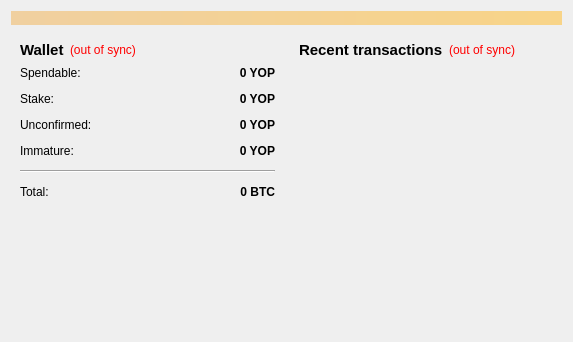
<?xml version="1.0" encoding="UTF-8"?>
<ui version="4.0">
 <class>OverviewPage</class>
 <widget class="QWidget" name="OverviewPage">
  <property name="geometry">
   <rect>
    <x>0</x>
    <y>0</y>
    <width>573</width>
    <height>342</height>
   </rect>
  </property>
  <property name="windowTitle">
   <string>Form</string>
  </property>
  <layout class="QVBoxLayout" name="topLayout">
   <item>
    <widget class="QLabel" name="labelAlerts">
     <property name="visible">
      <bool>false</bool>
     </property>
     <property name="styleSheet">
      <string notr="true">background-color: qlineargradient(x1: 0, y1: 0, x2: 1, y2: 0, stop:0 #F0D0A0, stop:1 #F8D488);  color:#000000
</string>
     </property>
     <property name="wordWrap">
      <bool>true</bool>
     </property>
     <property name="margin">
      <number>3</number>
     </property>
    </widget>
   </item>
   <item>
    <layout class="QHBoxLayout" name="horizontalLayout" stretch="1,1">
     <item>
      <layout class="QVBoxLayout" name="verticalLayout_2">
       <item>
        <widget class="QWidget" name="widget" native="true">
         <layout class="QVBoxLayout" name="verticalLayout_4">
          <item>
           <layout class="QHBoxLayout" name="horizontalLayout_4">
            <item>
             <widget class="QLabel" name="label_5">
              <property name="font">
               <font>
                <pointsize>11</pointsize>
                <weight>75</weight>
                <bold>true</bold>
               </font>
              </property>
              <property name="text">
               <string>Wallet</string>
              </property>
             </widget>
            </item>
            <item>
             <widget class="QLabel" name="labelWalletStatus">
              <property name="toolTip">
               <string>The displayed information may be out of date. Your wallet automatically synchronizes with the YoPony network after a connection is established, but this process has not completed yet.</string>
              </property>
              <property name="styleSheet">
               <string notr="true">QLabel { color: red; }</string>
              </property>
              <property name="text">
               <string notr="true">(out of sync)</string>
              </property>
              <property name="alignment">
               <set>Qt::AlignLeading|Qt::AlignLeft|Qt::AlignVCenter</set>
              </property>
             </widget>
            </item>
            <item>
             <spacer name="horizontalSpacer_2">
              <property name="orientation">
               <enum>Qt::Horizontal</enum>
              </property>
              <property name="sizeHint" stdset="0">
               <size>
                <width>40</width>
                <height>20</height>
               </size>
              </property>
             </spacer>
            </item>
           </layout>
          </item>
          <item>
           <layout class="QFormLayout" name="formLayout_2">
            <property name="fieldGrowthPolicy">
             <enum>QFormLayout::AllNonFixedFieldsGrow</enum>
            </property>
            <property name="horizontalSpacing">
             <number>12</number>
            </property>
            <property name="verticalSpacing">
             <number>12</number>
            </property>
            <item row="0" column="0">
             <widget class="QLabel" name="label">
              <property name="text">
               <string>Spendable:</string>
              </property>
             </widget>
            </item>
            <item row="0" column="1">
             <widget class="QLabel" name="labelBalance">
              <property name="font">
               <font>
                <weight>75</weight>
                <bold>true</bold>
               </font>
              </property>
              <property name="cursor">
               <cursorShape>IBeamCursor</cursorShape>
              </property>
              <property name="toolTip">
               <string>Your current spendable balance</string>
              </property>
              <property name="text">
               <string notr="true">0 YOP</string>
              </property>
              <property name="alignment">
               <set>Qt::AlignRight|Qt::AlignTrailing|Qt::AlignVCenter</set>
              </property>
              <property name="textInteractionFlags">
               <set>Qt::LinksAccessibleByMouse|Qt::TextSelectableByKeyboard|Qt::TextSelectableByMouse</set>
              </property>
             </widget>
            </item>
            <item row="1" column="0">
             <widget class="QLabel" name="label_6">
              <property name="text">
               <string>Stake:</string>
              </property>
             </widget>
            </item>
            <item row="1" column="1">
             <widget class="QLabel" name="labelStake">
              <property name="font">
               <font>
                <weight>75</weight>
                <bold>true</bold>
               </font>
              </property>
              <property name="cursor">
               <cursorShape>IBeamCursor</cursorShape>
              </property>
              <property name="toolTip">
               <string>Total of coins that was staked, and do not yet count toward the current balance</string>
              </property>
              <property name="text">
               <string notr="true">0 YOP</string>
              </property>
              <property name="alignment">
               <set>Qt::AlignRight|Qt::AlignTrailing|Qt::AlignVCenter</set>
              </property>
              <property name="textInteractionFlags">
               <set>Qt::LinksAccessibleByMouse|Qt::TextSelectableByKeyboard|Qt::TextSelectableByMouse</set>
              </property>
             </widget>
            </item>
            <item row="2" column="0">
             <widget class="QLabel" name="label_3">
              <property name="text">
               <string>Unconfirmed:</string>
              </property>
             </widget>
            </item>
            <item row="2" column="1">
             <widget class="QLabel" name="labelUnconfirmed">
              <property name="font">
               <font>
                <weight>75</weight>
                <bold>true</bold>
               </font>
              </property>
              <property name="cursor">
               <cursorShape>IBeamCursor</cursorShape>
              </property>
              <property name="toolTip">
               <string>Total of transactions that have yet to be confirmed, and do not yet count toward the current balance</string>
              </property>
              <property name="text">
               <string notr="true">0 YOP</string>
              </property>
              <property name="alignment">
               <set>Qt::AlignRight|Qt::AlignTrailing|Qt::AlignVCenter</set>
              </property>
              <property name="textInteractionFlags">
               <set>Qt::LinksAccessibleByMouse|Qt::TextSelectableByKeyboard|Qt::TextSelectableByMouse</set>
              </property>
             </widget>
            </item>
            <item row="3" column="0">
             <widget class="QLabel" name="labelImmatureText">
              <property name="text">
               <string>Immature:</string>
              </property>
             </widget>
            </item>
            <item row="3" column="1">
             <widget class="QLabel" name="labelImmature">
              <property name="font">
               <font>
                <weight>75</weight>
                <bold>true</bold>
               </font>
              </property>
              <property name="toolTip">
               <string>Mined balance that has not yet matured</string>
              </property>
              <property name="text">
               <string notr="true">0 YOP</string>
              </property>
              <property name="alignment">
               <set>Qt::AlignRight|Qt::AlignTrailing|Qt::AlignVCenter</set>
              </property>
              <property name="textInteractionFlags">
               <set>Qt::LinksAccessibleByMouse|Qt::TextSelectableByKeyboard|Qt::TextSelectableByMouse</set>
              </property>
             </widget>
            </item>
            <item row="4" column="0" colspan="2">
             <widget class="Line" name="line">
              <property name="orientation">
               <enum>Qt::Horizontal</enum>
              </property>
             </widget>
            </item>
            <item row="5" column="0">
             <widget class="QLabel" name="labelTotalText">
              <property name="text">
               <string>Total:</string>
              </property>
             </widget>
            </item>
            <item row="5" column="1">
             <widget class="QLabel" name="labelTotal">
              <property name="font">
               <font>
                <weight>75</weight>
                <bold>true</bold>
               </font>
              </property>
              <property name="cursor">
               <cursorShape>IBeamCursor</cursorShape>
              </property>
              <property name="toolTip">
               <string>Your current total balance</string>
              </property>
              <property name="text">
               <string notr="true">0 BTC</string>
              </property>
              <property name="alignment">
               <set>Qt::AlignRight|Qt::AlignTrailing|Qt::AlignVCenter</set>
              </property>
              <property name="textInteractionFlags">
               <set>Qt::LinksAccessibleByMouse|Qt::TextSelectableByKeyboard|Qt::TextSelectableByMouse</set>
              </property>
             </widget>
            </item>
           </layout>
          </item>
         </layout>
        </widget>
       </item>
       <item>
        <spacer name="verticalSpacer">
         <property name="orientation">
          <enum>Qt::Vertical</enum>
         </property>
         <property name="sizeHint" stdset="0">
          <size>
           <width>20</width>
           <height>40</height>
          </size>
         </property>
        </spacer>
       </item>
      </layout>
     </item>
     <item>
      <layout class="QVBoxLayout" name="verticalLayout_3">
       <item>
        <widget class="QWidget" name="widget_2" native="true">
         <layout class="QVBoxLayout" name="verticalLayout">
          <item>
           <layout class="QHBoxLayout" name="horizontalLayout_2">
            <item>
             <widget class="QLabel" name="label_4">
              <property name="font">
               <font>
                <pointsize>11</pointsize>
                <weight>75</weight>
                <bold>true</bold>
               </font>
              </property>
              <property name="text">
               <string>&lt;b&gt;Recent transactions&lt;/b&gt;</string>
              </property>
             </widget>
            </item>
            <item>
             <widget class="QLabel" name="labelTransactionsStatus">
              <property name="toolTip">
               <string>The displayed information may be out of date. Your wallet automatically synchronizes with the YoPony network after a connection is established, but this process has not completed yet.</string>
              </property>
              <property name="styleSheet">
               <string notr="true">QLabel { color: red; }</string>
              </property>
              <property name="text">
               <string notr="true">(out of sync)</string>
              </property>
              <property name="alignment">
               <set>Qt::AlignRight|Qt::AlignTrailing|Qt::AlignVCenter</set>
              </property>
             </widget>
            </item>
            <item>
             <spacer name="horizontalSpacer">
              <property name="orientation">
               <enum>Qt::Horizontal</enum>
              </property>
              <property name="sizeHint" stdset="0">
               <size>
                <width>40</width>
                <height>20</height>
               </size>
              </property>
             </spacer>
            </item>
           </layout>
          </item>
          <item>
           <widget class="QListView" name="listTransactions">
            <property name="styleSheet">
             <string notr="true">QListView { background: transparent; }</string>
            </property>
            <property name="frameShape">
             <enum>QFrame::NoFrame</enum>
            </property>
            <property name="verticalScrollBarPolicy">
             <enum>Qt::ScrollBarAlwaysOff</enum>
            </property>
            <property name="horizontalScrollBarPolicy">
             <enum>Qt::ScrollBarAlwaysOff</enum>
            </property>
            <property name="selectionMode">
             <enum>QAbstractItemView::NoSelection</enum>
            </property>
           </widget>
          </item>
         </layout>
        </widget>
       </item>
      </layout>
     </item>
    </layout>
   </item>
  </layout>
 </widget>
 <resources/>
 <connections/>
</ui>
